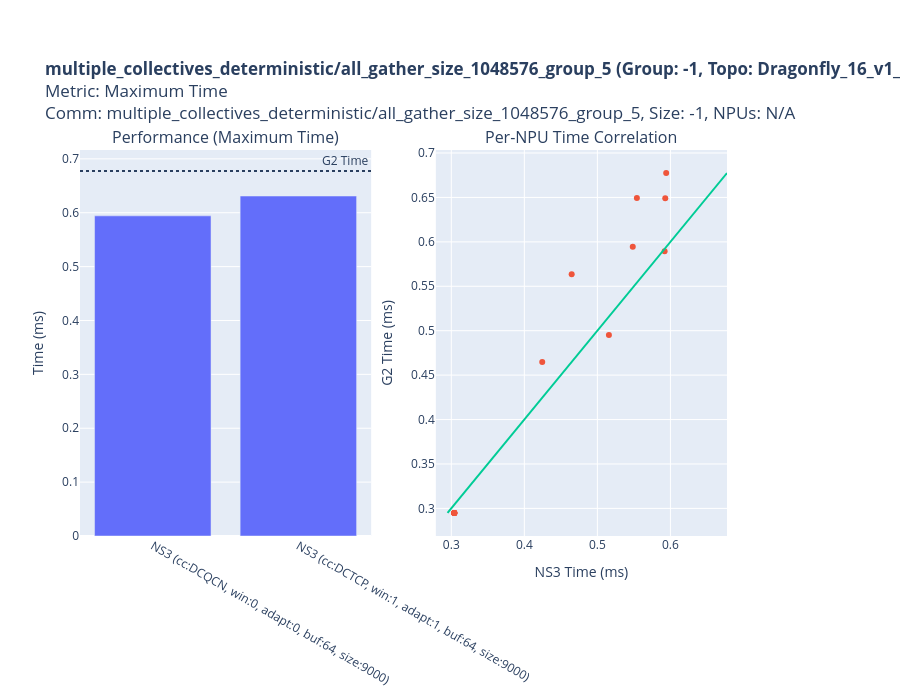
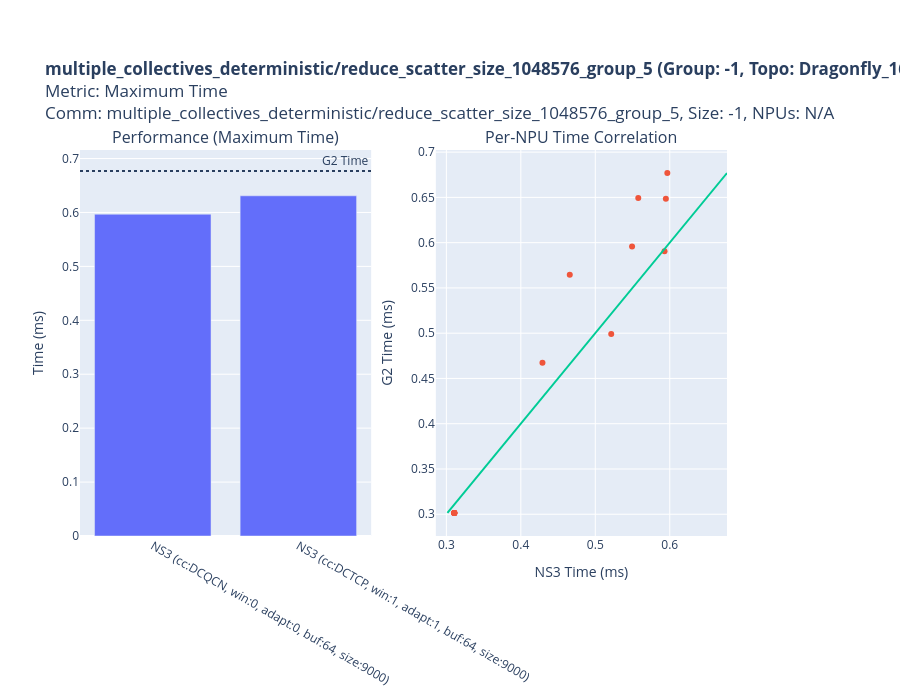
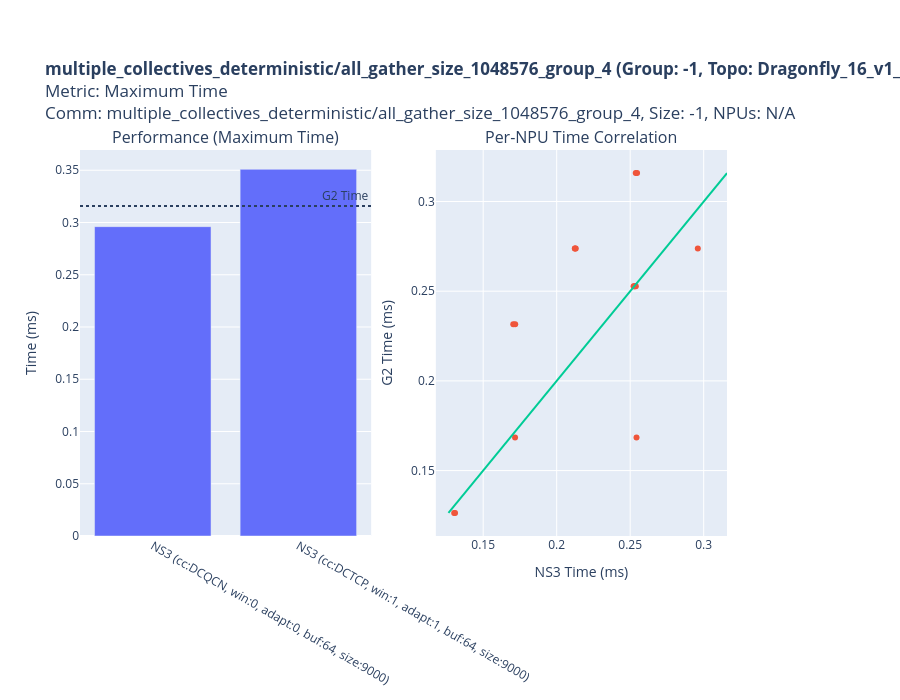
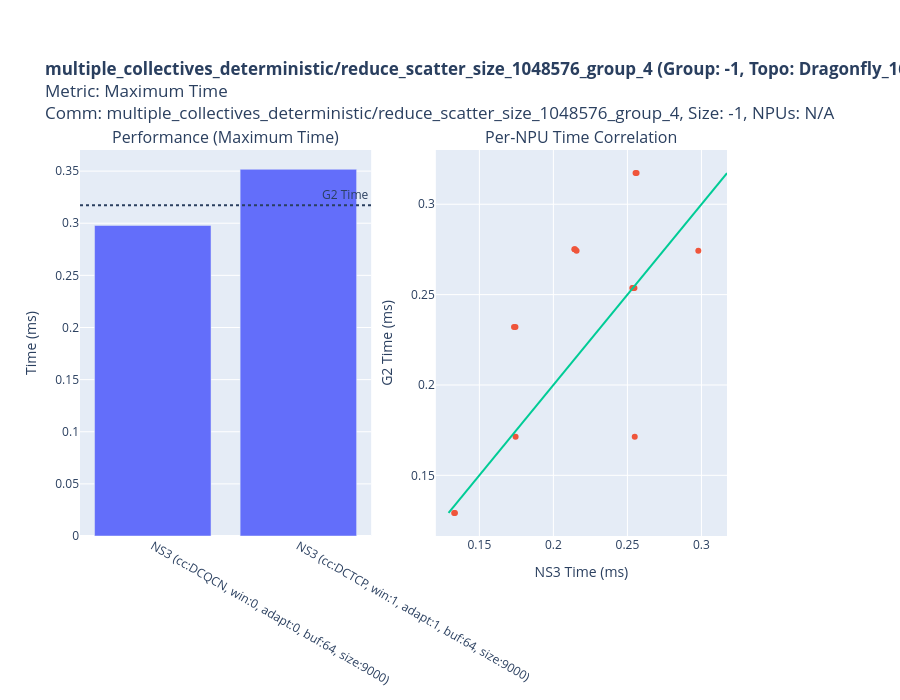

Here is the notebook cell these charts were saved with, in order:
### Code cell
# --- Analysis and Plotting ---
if comparison_results:
    comp_df = pd.DataFrame(comparison_results)

    # Map for collective communication types
    comm_type_map = {
        "all_reduce": "ALL_REDUCE", "reduce": "REDUCE", "all_gather": "ALL_GATHER", "gather": "GATHER",
        "scatter": "SCATTER", "broadcast": "BROADCAST", "all_to_all": "ALL_TO_ALL", "reduce_scatter": "REDUCE_SCATTER",
        "reduce_scatter_block": "REDUCE_SCATTER_BLOCK", "barrier": "BARRIER"
    }
    comp_df['comm_type_str'] = comp_df['comm_type'].astype(str).map(comm_type_map).fillna(comp_df['comm_type'])

    # --- Divergence Analysis (per topology) ---
    metric_col = 'max_time'
    metric_name = 'Maximum Time'
    
    print(f"--- Analyzing Divergence for: {metric_name} ---")
    
    divergence_data = []
    # Group by workload, group_id, and topology to compare G2 and NS3 for each specific case
    for group_keys, group_df in comp_df.groupby(['workload', 'group_id', 'topology']):
        wl, gid, topo = group_keys
        
        g2_runs = group_df[group_df['sim_type'] == 'G2']
        ns3_runs = group_df[group_df['sim_type'] == 'NS3']

        if g2_runs.empty or ns3_runs.empty:
            continue

        # There should be only one G2 run per group
        g2_run = g2_runs.iloc[0]
        g2_time = g2_run[metric_col]

        # Find the best (minimum time) NS3 run within this group
        best_ns3_run = ns3_runs.loc[ns3_runs[metric_col].idxmin()]
        best_ns3_time = best_ns3_run[metric_col]

        if g2_time < 100 or best_ns3_time < 100:
            continue

        divergence = (best_ns3_time - g2_time) / g2_time
        
        divergence_data.append({
            'Workload': wl,
            'Comm Type': g2_run.get('comm_type_str', 'N/A'),
            'Comm Size': g2_run.get('comm_size', 'N/A'),
            'Group ID': gid,
            'Topo': topo,
            'G2 Time': g2_time,
            'Best NS3 Time': best_ns3_time,
            'Best NS3 Run': best_ns3_run['run_name'],
            'Divergence': divergence,
            'npu_tuples': g2_run.get('npu_tuples', 'N/A'),
            'g2_path': g2_run['path'],
            'ns3_path': best_ns3_run['path']
        })

    if not divergence_data:
        print(f"No divergent workloads found for {metric_name}.\n")
    else:
        div_df = pd.DataFrame(divergence_data).sort_values(by='Divergence', ascending=True)

        # --- Display The New Table ---
        display_df = div_df.copy()
        # Convert times to ms and format divergence
        display_df['G2 Time (ms)'] = display_df['G2 Time'] / 1_000_000
        display_df['Best NS3 Time (ms)'] = display_df['Best NS3 Time'] / 1_000_000
        display_df['Divergence'] = display_df['Divergence'].apply(lambda x: f"{x:+.2%}")

        print(f"\n--- Workload Divergence Analysis ({metric_name}) ---")
        with pd.option_context('display.float_format', '{:,.3f}'.format):
            display(display_df[[
                'Comm Type', 'Comm Size', 'Group ID', 'G2 Time (ms)', 
                'Best NS3 Time (ms)', 'Divergence', 'Topo'
            ]])

        # --- Plotting Logic for Top Divergent Cases ---
        top_10_workloads = div_df.head(10)
        print(f"\n--- Generating Plots for Top 10 Divergent Workloads ({metric_name}) ---")
        for _, row in top_10_workloads.iterrows():
            # Get all runs for this specific workload, group, and topology
            workload_df = comp_df[
                (comp_df['workload'] == row['Workload']) &
                (comp_df['group_id'] == row['Group ID']) &
                (comp_df['topology'] == row['Topo'])
            ]
        
            g2_run = workload_df[workload_df['sim_type'] == 'G2'].iloc[0]
            ns3_runs_for_plot = workload_df[workload_df['sim_type'] == 'NS3'].sort_values(by=metric_col)
            
            fig = make_subplots(rows=1, cols=2, subplot_titles=(f"Performance ({metric_name})", "Per-NPU Time Correlation"))

            # Bar plot
            fig.add_trace(go.Bar(
                x=ns3_runs_for_plot['run_name'], 
                y=ns3_runs_for_plot[metric_col] / 1_000_000, 
                name='NS3 Runs'
            ), row=1, col=1)
            fig.add_hline(
                y=g2_run[metric_col] / 1_000_000, 
                line_dash="dot", 
                annotation_text=f"G2 Time", 
                row=1, col=1
            )
            fig.update_yaxes(title_text="Time (ms)", row=1, col=1)


            # Scatter plot
            g2_timing_file = find_timing_file(row['g2_path'], 'G2')
            ns3_timing_file = find_timing_file(row['ns3_path'], 'NS3')
            if g2_timing_file and ns3_timing_file:
                try:
                    df_g2 = pd.read_csv(g2_timing_file)[['sys_id', 'callback_tick']].rename(columns={'callback_tick': 'g2_time'})
                    df_ns3 = pd.read_csv(ns3_timing_file)[['sys_id', 'callback_tick']].rename(columns={'callback_tick': 'ns3_time'})
                    merged_df = pd.merge(df_ns3, df_g2, on='sys_id')
                    merged_df = merged_df[(merged_df['ns3_time'] >= 100) & (merged_df['g2_time'] >= 100)]
                    
                    merged_df['g2_time_ms'] = merged_df['g2_time'] / 1_000_000
                    merged_df['ns3_time_ms'] = merged_df['ns3_time'] / 1_000_000

                    fig.add_trace(go.Scatter(x=merged_df['ns3_time_ms'], y=merged_df['g2_time_ms'], mode='markers', name='NPU Times'), row=1, col=2)
                    min_val = min(merged_df['ns3_time_ms'].min(), merged_df['g2_time_ms'].min())
                    max_val = max(merged_df['ns3_time_ms'].max(), merged_df['g2_time_ms'].max())
                    fig.add_trace(go.Scatter(x=[min_val, max_val], y=[min_val, max_val], mode='lines', name='y=x'), row=1, col=2)
                    fig.update_xaxes(title_text="NS3 Time (ms)", row=1, col=2)
                    fig.update_yaxes(title_text="G2 Time (ms)", row=1, col=2)
                except Exception as e:
                    print(f"Could not create scatter plot for {row['Workload']}: {e}")
            
            plot_title = (f"<b>{row['Workload']} (Group: {row['Group ID']}, Topo: {row['Topo']})</b><br>"
                          f'Metric: {metric_name}<br>'
                          f"Comm: {row['Comm Type']}, Size: {row['Comm Size']}, NPUs: {row['npu_tuples']}")

            fig.update_layout(title_text=plot_title, height=700, margin=dict(t=150), showlegend=False)
            fig.show()
        print("\n" + "="*80 + "\n")

else:
    print("No comparison results to process.")

### Figure 1 — Plotly figure (JSON) as saved in the notebook; plotly's stock layout.template omitted (floating-point values rounded to 4 significant figures)
{"data": [{"name": "NS3 Runs", "type": "bar", "x": ["NS3 (cc:DCQCN, win:0, adapt:0, buf:64, size:9000)", "NS3 (cc:DCTCP, win:1, adapt:1, buf:64, size:9000)"], "xaxis": "x", "y": [0.5942, 0.631], "yaxis": "y"}, {"mode": "markers", "name": "NPU Times", "type": "scatter", "x": [0.5484, 0.3043, 0.4245, 0.3041, 0.4648, 0.3039, 0.5158, 0.3039, 0.592, 0.3039, 0.5929, 0.3039, 0.5942, 0.3041, 0.5541, 0.3041], "xaxis": "x2", "y": [0.5944, 0.2949, 0.4649, 0.2949, 0.5635, 0.2949, 0.4951, 0.2949, 0.5896, 0.2949, 0.649, 0.2949, 0.6775, 0.2949, 0.6495, 0.2949], "yaxis": "y2"}, {"mode": "lines", "name": "y=x", "type": "scatter", "x": [0.2949, 0.6775], "xaxis": "x2", "y": [0.2949, 0.6775], "yaxis": "y2"}], "layout": {"annotations": [{"font": {"size": 16}, "showarrow": false, "text": "Performance (Maximum Time)", "x": 0.225, "xanchor": "center", "xref": "paper", "y": 1, "yanchor": "bottom", "yref": "paper"}, {"font": {"size": 16}, "showarrow": false, "text": "Per-NPU Time Correlation", "x": 0.775, "xanchor": "center", "xref": "paper", "y": 1, "yanchor": "bottom", "yref": "paper"}, {"showarrow": false, "text": "G2 Time", "x": 1, "xanchor": "right", "xref": "x domain", "y": 0.6775, "yanchor": "bottom", "yref": "y"}], "height": 700, "margin": {"t": 150}, "shapes": [{"line": {"dash": "dot"}, "type": "line", "x0": 0, "x1": 1, "xref": "x domain", "y0": 0.6775, "y1": 0.6775, "yref": "y"}], "showlegend": false, "title": {"text": "<b>multiple_collectives_deterministic/all_gather_size_1048576_group_5 (Group: -1, Topo: Dragonfly_16_v1_Random)</b><br>Metric: Maximum Time<br>Comm: multiple_collectives_deterministic/all_gather_size_1048576_group_5, Size: -1, NPUs: N/A"}, "xaxis": {"anchor": "y", "domain": [0, 0.45]}, "xaxis2": {"anchor": "y2", "domain": [0.55, 1], "title": {"text": "NS3 Time (ms)"}}, "yaxis": {"anchor": "x", "domain": [0, 1], "title": {"text": "Time (ms)"}}, "yaxis2": {"anchor": "x2", "domain": [0, 1], "title": {"text": "G2 Time (ms)"}}}}

### Figure 2 — Plotly figure (JSON) as saved in the notebook; plotly's stock layout.template omitted (floating-point values rounded to 4 significant figures)
{"data": [{"name": "NS3 Runs", "type": "bar", "x": ["NS3 (cc:DCQCN, win:0, adapt:0, buf:64, size:9000)", "NS3 (cc:DCTCP, win:1, adapt:1, buf:64, size:9000)"], "xaxis": "x", "y": [0.5968, 0.6309], "yaxis": "y"}, {"mode": "markers", "name": "NPU Times", "type": "scatter", "x": [0.5494, 0.3108, 0.4291, 0.3106, 0.4657, 0.3105, 0.5214, 0.3105, 0.593, 0.3105, 0.5948, 0.3105, 0.5968, 0.3107, 0.5577, 0.3107], "xaxis": "x2", "y": [0.5959, 0.3014, 0.4674, 0.3014, 0.5645, 0.3014, 0.499, 0.3014, 0.5905, 0.3014, 0.6486, 0.3014, 0.6769, 0.3014, 0.6494, 0.3014], "yaxis": "y2"}, {"mode": "lines", "name": "y=x", "type": "scatter", "x": [0.3014, 0.6769], "xaxis": "x2", "y": [0.3014, 0.6769], "yaxis": "y2"}], "layout": {"annotations": [{"font": {"size": 16}, "showarrow": false, "text": "Performance (Maximum Time)", "x": 0.225, "xanchor": "center", "xref": "paper", "y": 1, "yanchor": "bottom", "yref": "paper"}, {"font": {"size": 16}, "showarrow": false, "text": "Per-NPU Time Correlation", "x": 0.775, "xanchor": "center", "xref": "paper", "y": 1, "yanchor": "bottom", "yref": "paper"}, {"showarrow": false, "text": "G2 Time", "x": 1, "xanchor": "right", "xref": "x domain", "y": 0.6769, "yanchor": "bottom", "yref": "y"}], "height": 700, "margin": {"t": 150}, "shapes": [{"line": {"dash": "dot"}, "type": "line", "x0": 0, "x1": 1, "xref": "x domain", "y0": 0.6769, "y1": 0.6769, "yref": "y"}], "showlegend": false, "title": {"text": "<b>multiple_collectives_deterministic/reduce_scatter_size_1048576_group_5 (Group: -1, Topo: Dragonfly_16_v1_Random)</b><br>Metric: Maximum Time<br>Comm: multiple_collectives_deterministic/reduce_scatter_size_1048576_group_5, Size: -1, NPUs: N/A"}, "xaxis": {"anchor": "y", "domain": [0, 0.45]}, "xaxis2": {"anchor": "y2", "domain": [0.55, 1], "title": {"text": "NS3 Time (ms)"}}, "yaxis": {"anchor": "x", "domain": [0, 1], "title": {"text": "Time (ms)"}}, "yaxis2": {"anchor": "x2", "domain": [0, 1], "title": {"text": "G2 Time (ms)"}}}}

### Figure 3 — Plotly figure (JSON) as saved in the notebook; plotly's stock layout.template omitted (floating-point values rounded to 4 significant figures)
{"data": [{"name": "NS3 Runs", "type": "bar", "x": ["NS3 (cc:DCQCN, win:0, adapt:0, buf:64, size:9000)", "NS3 (cc:DCTCP, win:1, adapt:1, buf:64, size:9000)"], "xaxis": "x", "y": [0.296, 0.3509], "yaxis": "y"}, {"mode": "markers", "name": "NPU Times", "type": "scatter", "x": [0.2529, 0.2538, 0.2531, 0.2523, 0.2123, 0.2125, 0.2538, 0.2547, 0.1704, 0.1718, 0.213, 0.296, 0.1302, 0.1308, 0.1717, 0.2543], "xaxis": "x2", "y": [0.2527, 0.2527, 0.2527, 0.2527, 0.2737, 0.2737, 0.3159, 0.3159, 0.2316, 0.2316, 0.2737, 0.2737, 0.1264, 0.1264, 0.1685, 0.1685], "yaxis": "y2"}, {"mode": "lines", "name": "y=x", "type": "scatter", "x": [0.1264, 0.3159], "xaxis": "x2", "y": [0.1264, 0.3159], "yaxis": "y2"}], "layout": {"annotations": [{"font": {"size": 16}, "showarrow": false, "text": "Performance (Maximum Time)", "x": 0.225, "xanchor": "center", "xref": "paper", "y": 1, "yanchor": "bottom", "yref": "paper"}, {"font": {"size": 16}, "showarrow": false, "text": "Per-NPU Time Correlation", "x": 0.775, "xanchor": "center", "xref": "paper", "y": 1, "yanchor": "bottom", "yref": "paper"}, {"showarrow": false, "text": "G2 Time", "x": 1, "xanchor": "right", "xref": "x domain", "y": 0.3159, "yanchor": "bottom", "yref": "y"}], "height": 700, "margin": {"t": 150}, "shapes": [{"line": {"dash": "dot"}, "type": "line", "x0": 0, "x1": 1, "xref": "x domain", "y0": 0.3159, "y1": 0.3159, "yref": "y"}], "showlegend": false, "title": {"text": "<b>multiple_collectives_deterministic/all_gather_size_1048576_group_4 (Group: -1, Topo: Dragonfly_16_v1_Random)</b><br>Metric: Maximum Time<br>Comm: multiple_collectives_deterministic/all_gather_size_1048576_group_4, Size: -1, NPUs: N/A"}, "xaxis": {"anchor": "y", "domain": [0, 0.45]}, "xaxis2": {"anchor": "y2", "domain": [0.55, 1], "title": {"text": "NS3 Time (ms)"}}, "yaxis": {"anchor": "x", "domain": [0, 1], "title": {"text": "Time (ms)"}}, "yaxis2": {"anchor": "x2", "domain": [0, 1], "title": {"text": "G2 Time (ms)"}}}}

### Figure 4 — Plotly figure (JSON) as saved in the notebook; plotly's stock layout.template omitted (floating-point values rounded to 4 significant figures)
{"data": [{"name": "NS3 Runs", "type": "bar", "x": ["NS3 (cc:DCQCN, win:0, adapt:0, buf:64, size:9000)", "NS3 (cc:DCTCP, win:1, adapt:1, buf:64, size:9000)"], "xaxis": "x", "y": [0.2979, 0.3517], "yaxis": "y"}, {"mode": "markers", "name": "NPU Times", "type": "scatter", "x": [0.2539, 0.2548, 0.254, 0.2533, 0.2141, 0.2146, 0.2555, 0.2562, 0.1734, 0.1744, 0.2157, 0.2979, 0.133, 0.1335, 0.1745, 0.2549], "xaxis": "x2", "y": [0.2536, 0.2536, 0.2536, 0.2536, 0.2752, 0.2752, 0.3173, 0.3173, 0.2321, 0.2321, 0.2742, 0.2742, 0.1292, 0.1292, 0.1713, 0.1713], "yaxis": "y2"}, {"mode": "lines", "name": "y=x", "type": "scatter", "x": [0.1292, 0.3173], "xaxis": "x2", "y": [0.1292, 0.3173], "yaxis": "y2"}], "layout": {"annotations": [{"font": {"size": 16}, "showarrow": false, "text": "Performance (Maximum Time)", "x": 0.225, "xanchor": "center", "xref": "paper", "y": 1, "yanchor": "bottom", "yref": "paper"}, {"font": {"size": 16}, "showarrow": false, "text": "Per-NPU Time Correlation", "x": 0.775, "xanchor": "center", "xref": "paper", "y": 1, "yanchor": "bottom", "yref": "paper"}, {"showarrow": false, "text": "G2 Time", "x": 1, "xanchor": "right", "xref": "x domain", "y": 0.3173, "yanchor": "bottom", "yref": "y"}], "height": 700, "margin": {"t": 150}, "shapes": [{"line": {"dash": "dot"}, "type": "line", "x0": 0, "x1": 1, "xref": "x domain", "y0": 0.3173, "y1": 0.3173, "yref": "y"}], "showlegend": false, "title": {"text": "<b>multiple_collectives_deterministic/reduce_scatter_size_1048576_group_4 (Group: -1, Topo: Dragonfly_16_v1_Random)</b><br>Metric: Maximum Time<br>Comm: multiple_collectives_deterministic/reduce_scatter_size_1048576_group_4, Size: -1, NPUs: N/A"}, "xaxis": {"anchor": "y", "domain": [0, 0.45]}, "xaxis2": {"anchor": "y2", "domain": [0.55, 1], "title": {"text": "NS3 Time (ms)"}}, "yaxis": {"anchor": "x", "domain": [0, 1], "title": {"text": "Time (ms)"}}, "yaxis2": {"anchor": "x2", "domain": [0, 1], "title": {"text": "G2 Time (ms)"}}}}
